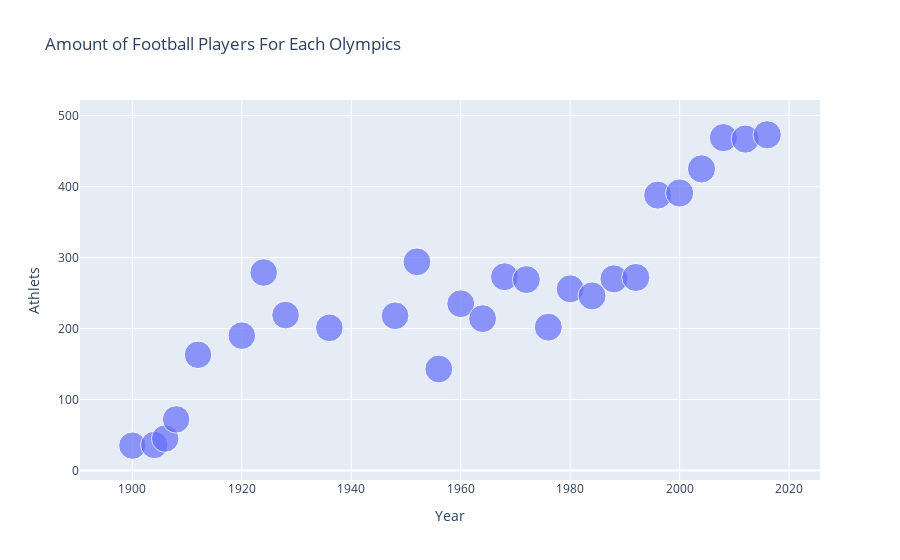

The notebook cell this image was saved under:
### Code cell
football_df = athlete_events[(athlete_events['Sport'] == "Football")]

tmp = football_df.groupby(['Year', 'City'])['Season'].value_counts()
football_df = pd.DataFrame(data={'Athlets': tmp.values}, index=tmp.index).reset_index()

fig = px.scatter(football_df,
        x='Year',
        y='Athlets',
        size='Year',
        title='Amount of Football Players For Each Olympics',
        
)

fig.show()

### Figure 1 — Plotly figure (JSON) as saved in the notebook; plotly's stock layout.template omitted (floating-point values rounded to 4 significant figures)
{"data": [{"hovertemplate": "Year=%{marker.size}<br>Athlets=%{y}<extra></extra>", "legendgroup": "", "marker": {"color": "#636efa", "size": [1900, 1904, 1906, 1908, 1912, 1920, 1924, 1928, 1936, 1948, 1952, 1956, 1960, 1964, 1968, 1972, 1976, 1980, 1984, 1988, 1992, 1996, 2000, 2004, 2008, 2012, 2016], "sizemode": "area", "sizeref": 5.04, "symbol": "circle"}, "mode": "markers", "name": "", "orientation": "v", "showlegend": false, "type": "scatter", "x": [1900, 1904, 1906, 1908, 1912, 1920, 1924, 1928, 1936, 1948, 1952, 1956, 1960, 1964, 1968, 1972, 1976, 1980, 1984, 1988, 1992, 1996, 2000, 2004, 2008, 2012, 2016], "xaxis": "x", "y": [35, 36, 45, 72, 163, 190, 279, 219, 201, 218, 294, 143, 235, 214, 273, 269, 202, 256, 246, 270, 272, 388, 391, 425, 469, 467, 473], "yaxis": "y"}], "layout": {"legend": {"itemsizing": "constant", "tracegroupgap": 0}, "title": {"text": "Amount of Football Players For Each Olympics"}, "xaxis": {"anchor": "y", "domain": [0, 1], "title": {"text": "Year"}}, "yaxis": {"anchor": "x", "domain": [0, 1], "title": {"text": "Athlets"}}}}
